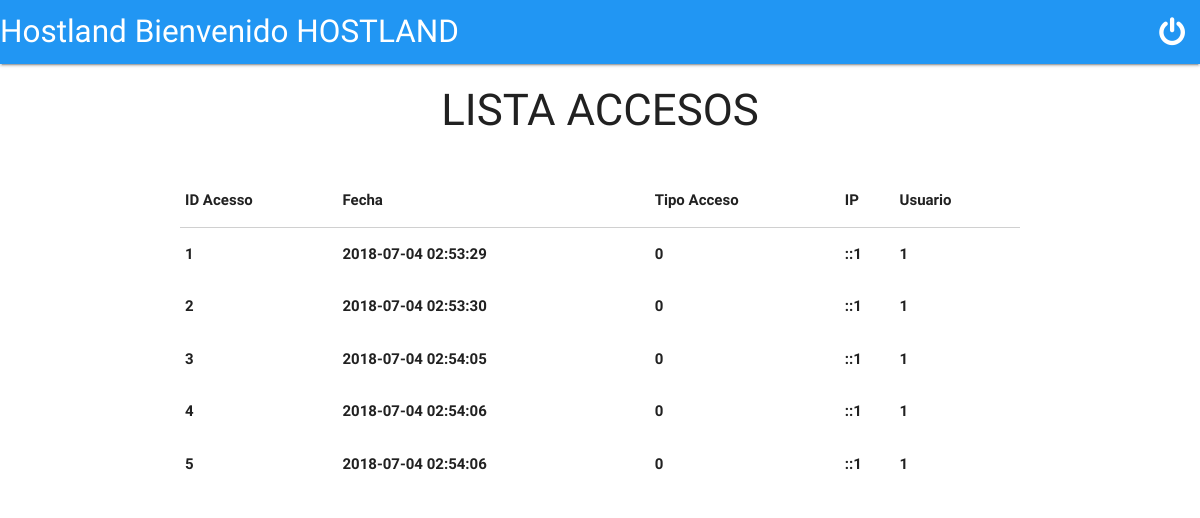
Screenshot of /index.php (signed in) with the database file from the repository.
### tables this page shows
CREATE TABLE `acceso` (
  `id_acceso` int(11) NOT NULL,
  `fecha` datetime DEFAULT NULL,
  `tipo_acceso` tinyint(1) DEFAULT NULL,
  `ip` varchar(128) DEFAULT NULL,
  `id_usuario` int(11) DEFAULT NULL
);

### metodos/metodoUs.php (called while the page is built)
<?php
class metodoUs{
    public function mostrarReg($sql)
    {
        $c = new bd();
        $conexion = $c->conexion();
        $result = mysqli_query($conexion, $sql);
        return mysqli_fetch_all($result, MYSQLI_ASSOC);
    }
}
    ?>

### index.php (the view, shortened to what this page needs)
<!DOCTYPE html>
<html lang="es">
<head>
    <link href="css/materialize.css" type="text/css" rel="stylesheet" media="screen,projection">
    <link rel="stylesheet" type="text/css" href="font-awesome-4.7.0/font-awesome-4.7.0/css/font-awesome.css">
</head>
 <link rel="stylesheet" type="text/css" href="../css/sweetalert2.css">
<body>
<nav>
    <div class="nav-wrapper blue">
      <a href="#" class="brand-logo">Hostland Bienvenido <?php session_start();
                                                        if (isset($_SESSION['u_usuario'])) {
                                                          echo ' ' . $_SESSION['u_usuario'];
                                                        } else {
                                                          header("Location:login.php");
                                                        } ?> </a>
      <ul id="nav-mobile" class="right hide-on-med-and-down">
        <li><a href="closesesion"><i class="fa fa-power-off fa-2x white-text" title="salir"></i></a></li>
      </ul>
    </div>
  </nav>
<?php
$r = $_SESSION['u_usuario'];
$obj = new bd();
$conexion = $obj->conexion();
$sql = mysqli_query($conexion, "SELECT id_usuario FROM login WHERE usuario='$r'");
    ?>
<center> <h3 >LISTA ACCESOS <br>
</h3> </center>
  <div class="container">
    <div class="row">
    <div class="col s12">
       <table class="highlight responsive-table">
        <thead>
          <tr>
           <th>ID Acesso</th>
              <th>Fecha</th>
              <th>Tipo Acceso</th>
              <th>IP</th>
              <th>Usuario</th>
          </tr>
        </thead>
  <?php
  require_once "metodos/metodoUs.php";
  $obj = new metodoUs();
  $sql = "SELECT * FROM acceso";
  $datos = $obj->mostrarReg ($sql);
  foreach ($datos as $key) {
    ?>
        <tbody class="centered">
          <tr>
            <th><?php echo $key['id_acceso']; ?></th>
             <th><?php echo $key['fecha']; ?></th>
              <th><?php echo $key['tipo_acceso']; ?></th>
             <th><?php echo $key['ip']; ?></th>
            <th><?php echo $key['id_usuario']; ?></th>
          </tr>
        </tbody>
          <?php
        }
        ?>
      </table>
    </div>
    </div>
    </div>
</body>
</html>

### rows the page displays
acceso: id_acceso "1", fecha "2018-07-04 02:53:29", tipo_acceso "0", ip "::1", id_usuario "1"
acceso: id_acceso "2", fecha "2018-07-04 02:53:30", tipo_acceso "0", ip "::1", id_usuario "1"
acceso: id_acceso "3", fecha "2018-07-04 02:54:05", tipo_acceso "0", ip "::1", id_usuario "1"
acceso: id_acceso "4", fecha "2018-07-04 02:54:06", tipo_acceso "0", ip "::1", id_usuario "1"
acceso: id_acceso "5", fecha "2018-07-04 02:54:06", tipo_acceso "0", ip "::1", id_usuario "1"

### other values shown
$_SESSION['u_usuario'] "HOSTLAND"
